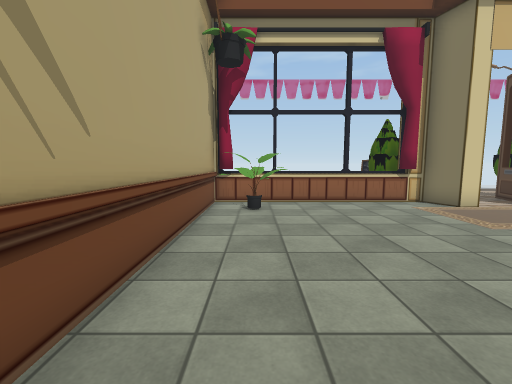
[1] (above)

14 first-person views from a walk through a 3-D level made in the Unity game engine. The camera is 1.4 m above the floor, tilts 6° down and sees 90° across. The floor is counted in squares, 1 m on a side. Each view is taken from the middle of a square. On the plan, view 1 faces up. The plan holds only what a view shows up to about 13 squares ahead; the rest is blank. The place goes on beyond the plan. Some surface patterns are stand-ins.

[2]
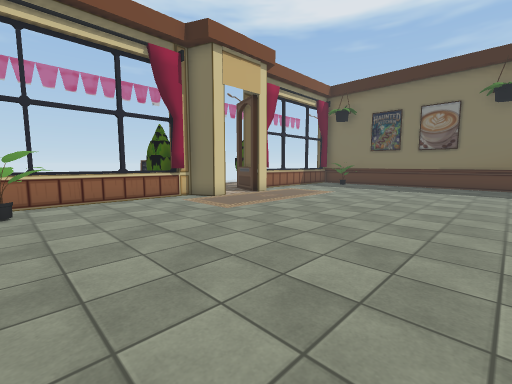

[3]
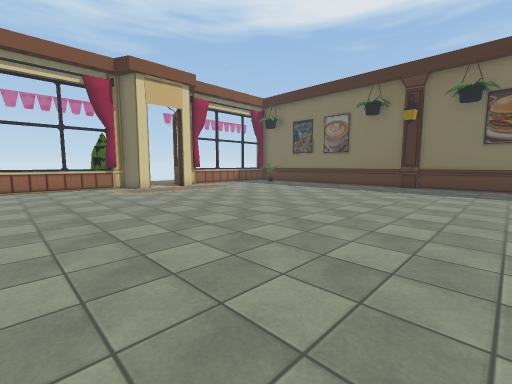

[4]
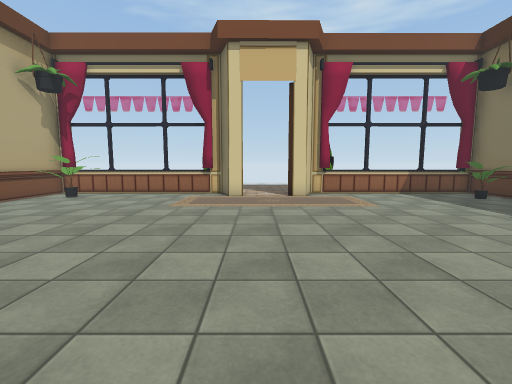

[5]
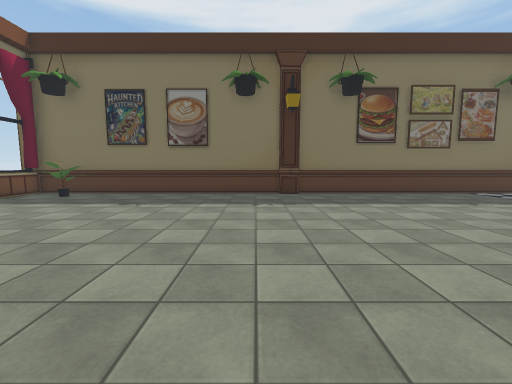

[6]
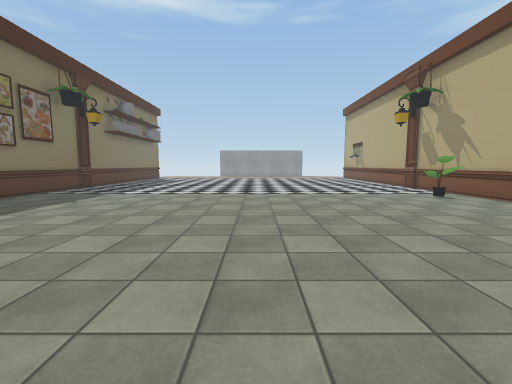

[7]
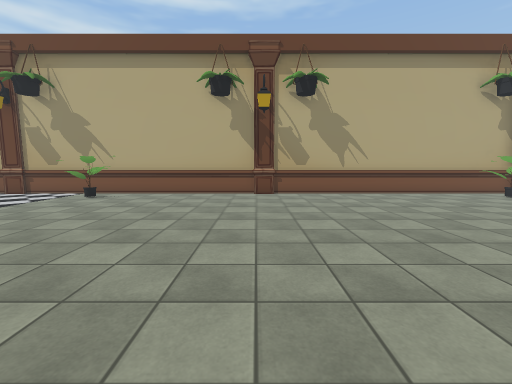

[8]
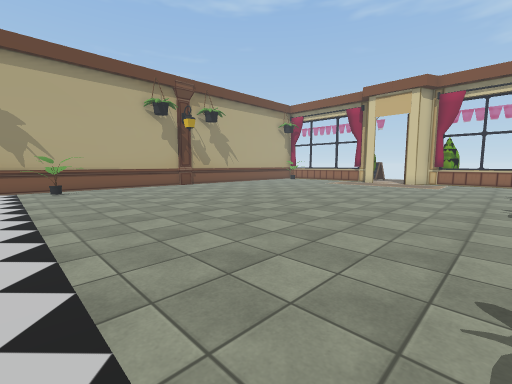

[9]
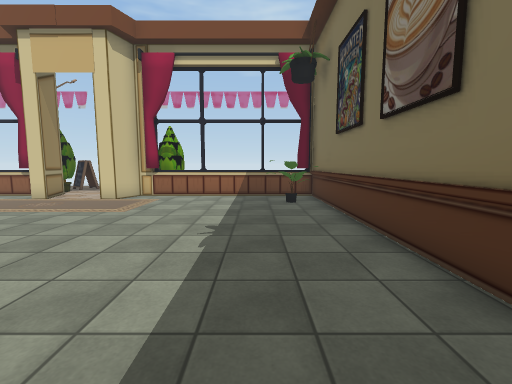

[10]
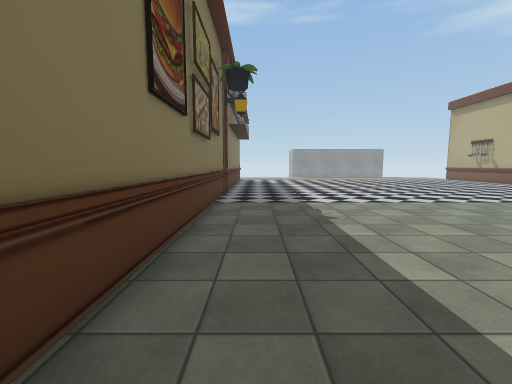

[11]
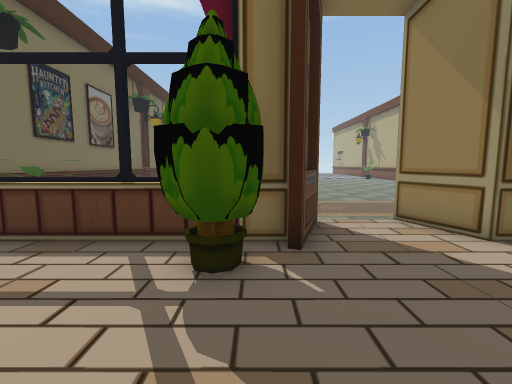

[12]
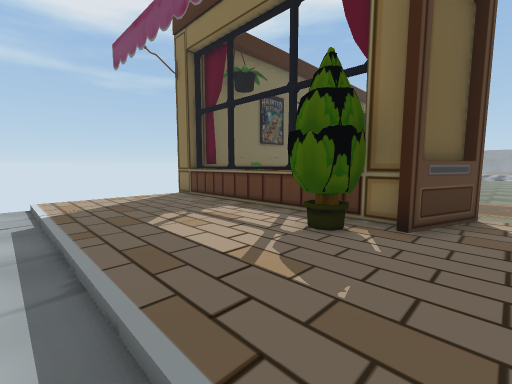

[13]
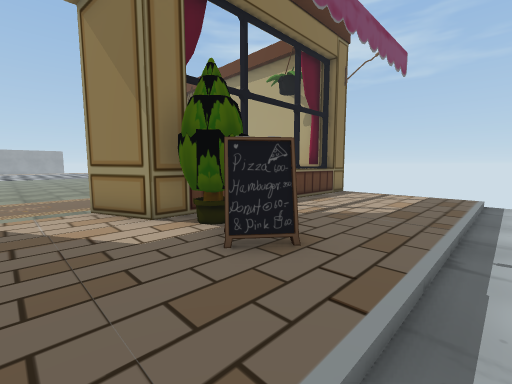

[14]
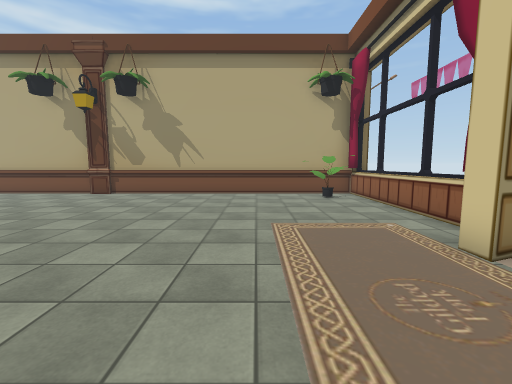

### Floor plan
Key: @ floor where view 1 was taken; # wall or solid block; . main floor; - floor 0.25 m lower than the main floor; ^ raised ledge; O other object.
Columns run from 2 left of view 1 to 19 right of it. Each row starts with its distance up from view 1.
 16 ---------- - ---------
 15 ......................
 14 ......................
 13 .......##.............
 12 .......#O....##.......
 11 .....  #O...##O.......
 10 ##^^^^^^##..##^^^^^^##
  9 #........#..#........#
  8 #.OO........  .....OO#
  7 #.......      .....OO#
  6 #.......   ..........#
  5 #....................#
  4 #....................#
  3 #....................#
  2 #....................#
  1 #....................#
  0 #.@..................#
 -1 #....................#
 -2 #....................#
 -3 #....................#
 -4 #....................#
 -5 #....................#
 -6 #....................#
 -7 #....................#
 -8 #....................#
 -9 #....................#
-10 #OO..................#
-11 #.O..................#
-12 #....................#

Positions as (right, up) in squares from view 1, and headings:
1: (0, 0), facing up
2: (0, -1), facing up-right
3: (1, -7), facing up-right
4: (8, -3), facing up
5: (6, -1), facing right
6: (8, 1), facing down
7: (11, -3), facing left
8: (15, -12), facing up-left
9: (16, -2), facing up
10: (17, -2), facing down
11: (11, 15), facing down
12: (9, 16), facing down-right
13: (9, 16), facing down-left
14: (11, 5), facing left
